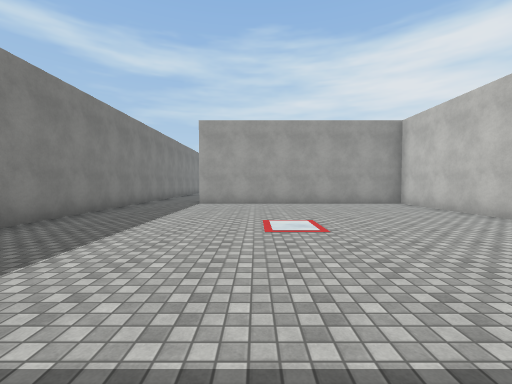
[1] (above)

16 first-person views from a walk through a scene from a Unity 3-D project. The camera is 1.5 m above the floor, tilts 2° down and sees 90° across. The floor is counted in squares, 2 m on a side. Each view is taken from the middle of a square. On the plan, view 1 faces up. The plan holds only what a view shows up to about 9 squares ahead; the rest is blank. The place goes on beyond the plan. Surface patterns are stand-ins for the level's own textures.

[2]
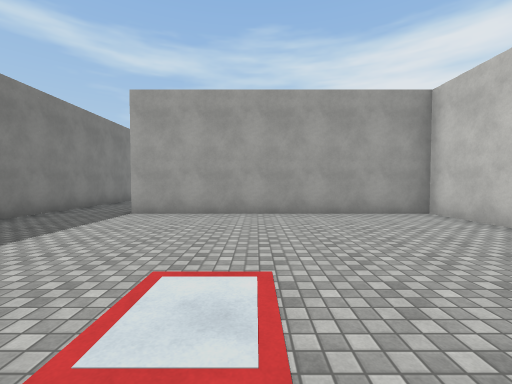

[3]
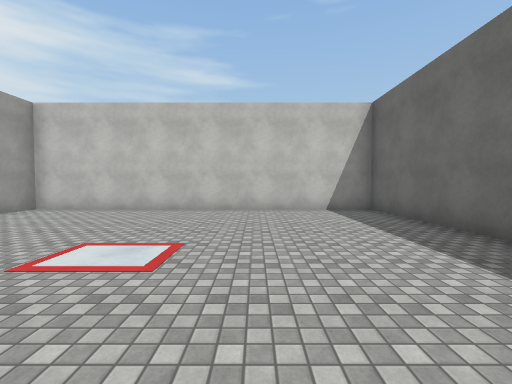

[4]
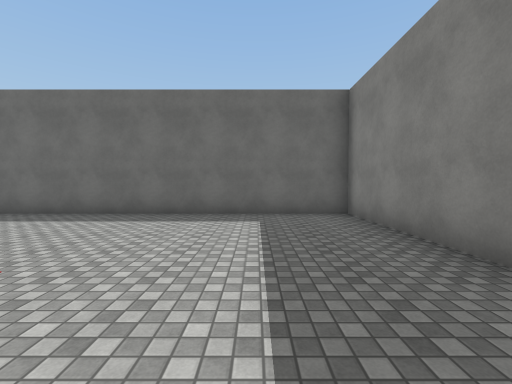

[5]
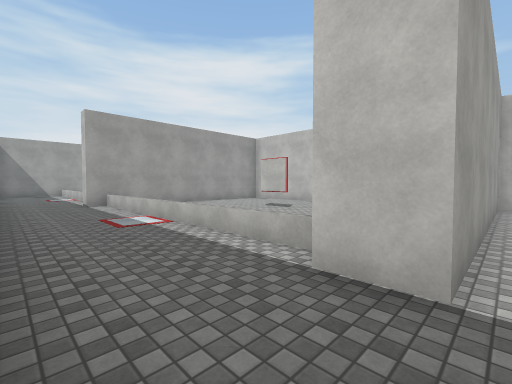

[6]
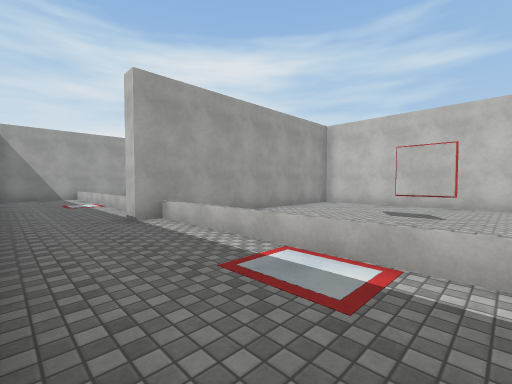

[7]
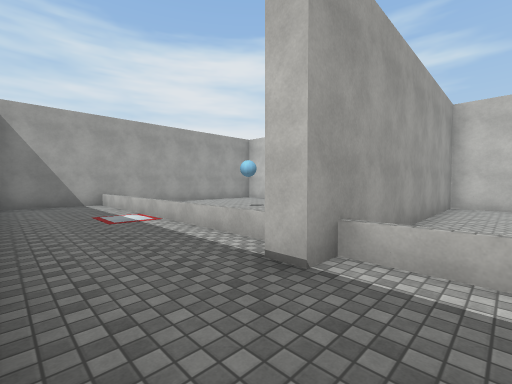

[8]
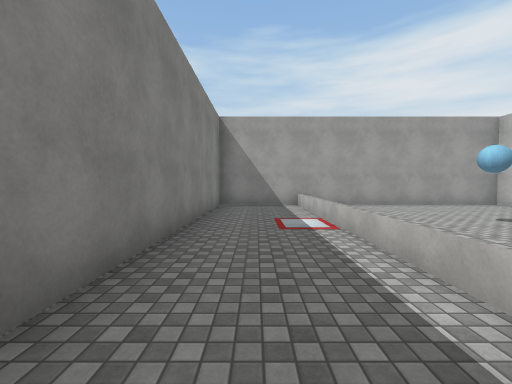

[9]
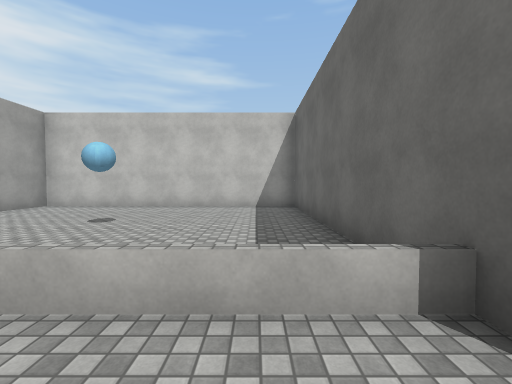

[10]
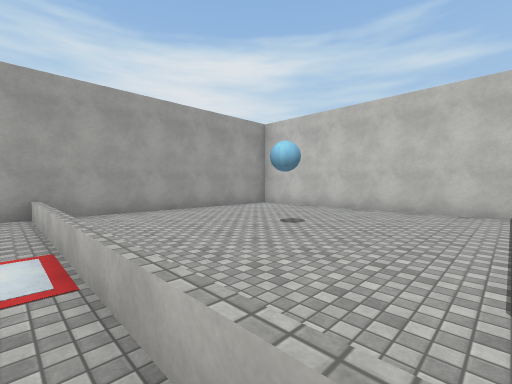

[11]
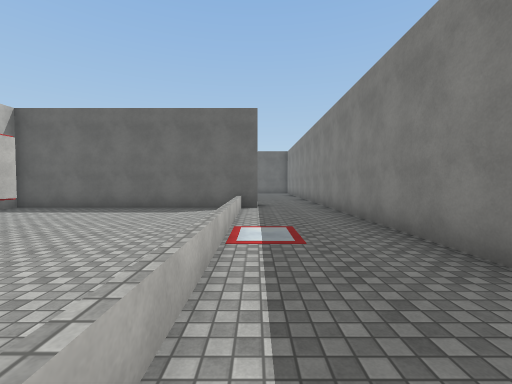

[12]
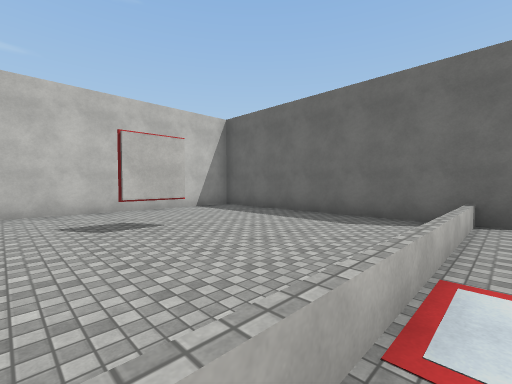

[13]
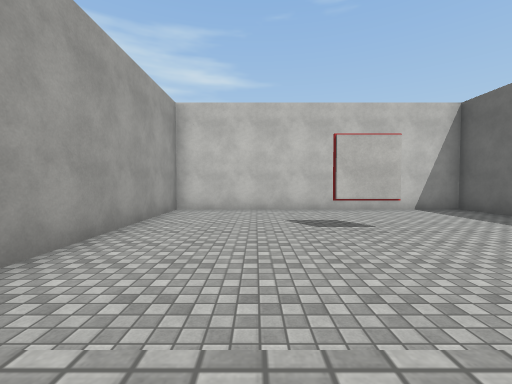

[14]
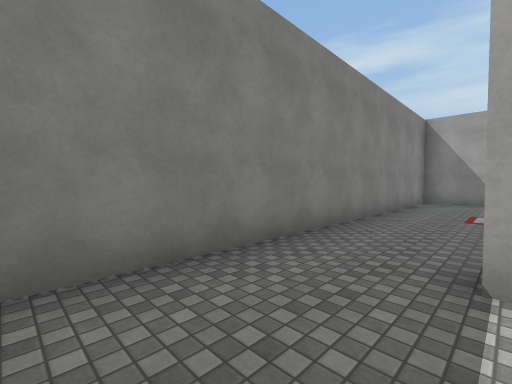

[15]
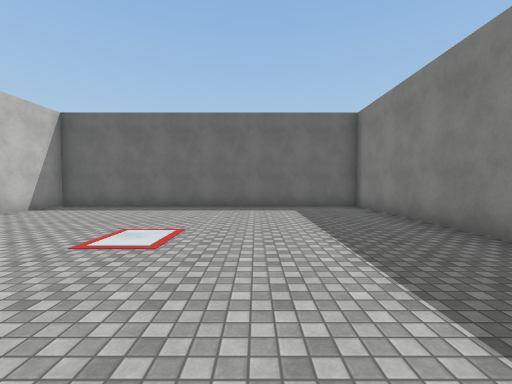

[16]
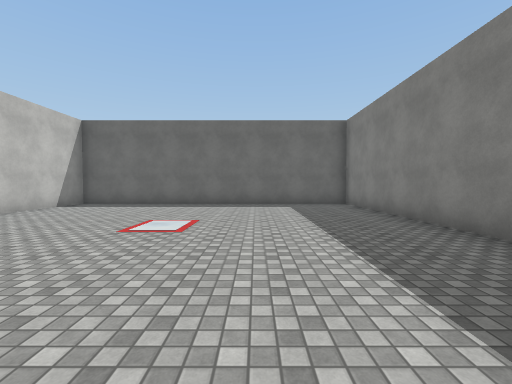

### Floor plan
Points are (right, up) in squares from view 1. A wall is a line through its corners. A room is listed if a view was taken in it or the views show most of it. See-through windows are left out.
Room 1 (views 1, 2, 3, 4, 5, 6, 7, 8, 9, 10, 11, 12, 13, 14, 15, 16)
walls: (-2, 18.2) (-2, 18.7); (-1, 26.7) (-4.2, 26.7) (-4.2, -0.3) (5.3, -0.3) (5.3, 9.2) (-2, 9.2) (-2, 10.2)
low walls: (-1.6, 10.2) (-1.6, 18.2); (-1.6, 18.6) (-1.6, 26.8)
Room 2 (no view inside)
walls: (-2, 18.7) (5.3, 18.7) (5.3, 26.7) (-1, 26.7)
Room 3 (no view inside)
walls: (2, 13.6) (2, 14.9); (-2, 10.2) (5.3, 10.2) (5.3, 18.2) (-2, 18.2)

Positions as (right, up) in squares from view 1, and headings:
1: (0, 0), facing up
2: (1, 3), facing up
3: (-2, 3), facing right
4: (-2, 6), facing down
5: (-4, 9), facing up-right
6: (-4, 13), facing up-right
7: (-4, 17), facing up-right
8: (-3, 18), facing up
9: (-3, 20), facing right
10: (-2, 20), facing up-right
11: (-2, 18), facing down
12: (-2, 16), facing down-right
13: (-2, 16), facing right
14: (-2, 16), facing up-left
15: (-1, 8), facing down
16: (-1, 9), facing down
